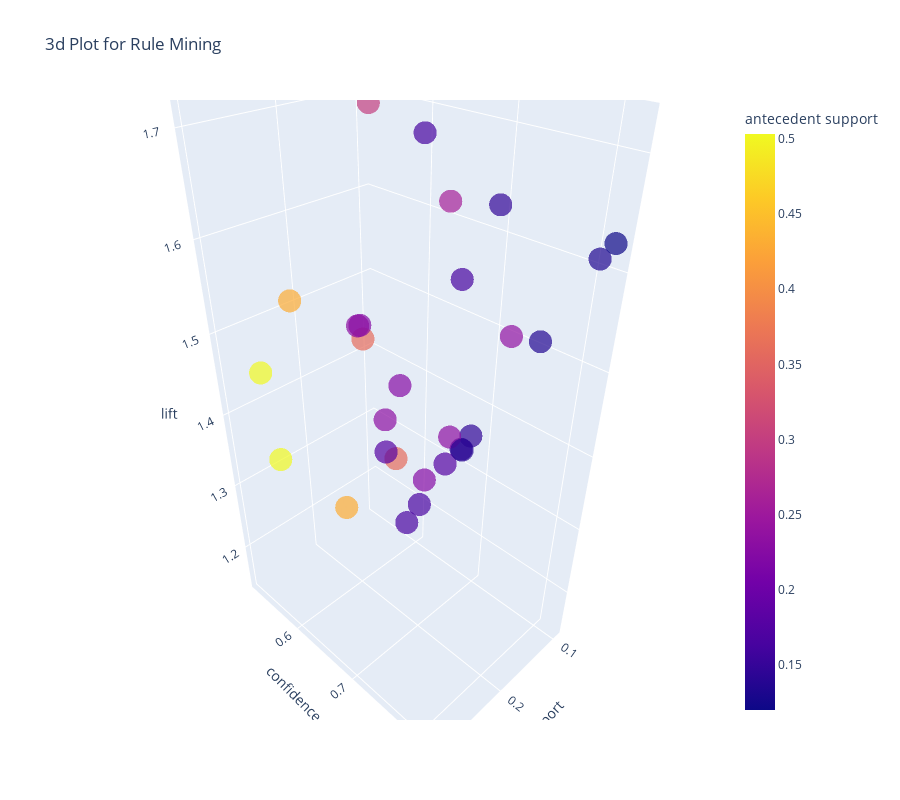

Write notebook code for a chart like this one.
### Code cell
plot_model(rule_APRIORI, plot = '3d')

### Figure 1 — Plotly figure (JSON) as saved in the notebook; plotly's stock layout.template omitted (floating-point values rounded to 4 significant figures)
{"data": [{"customdata": [[" bread", " fresh fruits"], [" chips pretzels", " fresh fruits"], [" fresh vegetables", " fresh fruits"], [" fresh fruits", " fresh vegetables"], [" milk", " fresh fruits"], [" packaged cheese", " fresh fruits"], [" packaged vegetables fruits", " fresh fruits"], [" fresh fruits", " packaged vegetables fruits"], [" soy lactosefree", " fresh fruits"], [" water seltzer sparkling water", " fresh fruits"], [" yogurt", " fresh fruits"], ["fresh fruits", " fresh fruits"], [" milk", " fresh vegetables"], [" packaged cheese", " fresh vegetables"], [" packaged vegetables fruits", " fresh vegetables"], [" fresh vegetables", " packaged vegetables fruits"], [" yogurt", " fresh vegetables"], [" packaged cheese", " packaged vegetables fruits"], [" yogurt", " packaged vegetables fruits"], [" packaged cheese", " fresh vegetables"], [" packaged cheese", " fresh fruits"], [" packaged vegetables fruits", " fresh fruits"], [" packaged vegetables fruits", " fresh vegetables"], [" fresh vegetables", " packaged vegetables fruits"], [" packaged vegetables fruits", " fresh vegetables"], [" fresh vegetables", " fresh fruits"], [" fresh fruits", " fresh vegetables"], [" packaged vegetables fruits", " fresh fruits"], [" fresh fruits", " packaged vegetables fruits"]], "hovertemplate": "support=%{x}<br>confidence=%{y}<br>lift=%{z}<br>antecedents=%{customdata[0]}<br>consequents=%{customdata[1]}<br>antecedent support=%{marker.color}<extra></extra>", "legendgroup": "", "marker": {"color": [0.1474, 0.165, 0.4301, 0.5034, 0.1763, 0.2239, 0.359, 0.5034, 0.1459, 0.1654, 0.2314, 0.1395, 0.1763, 0.2239, 0.359, 0.4301, 0.2314, 0.2239, 0.2314, 0.1468, 0.1352, 0.2357, 0.2598, 0.3003, 0.359, 0.1335, 0.1631, 0.1197, 0.1631], "coloraxis": "coloraxis", "opacity": 0.7, "symbol": "circle"}, "mode": "markers", "name": "", "scene": "scene", "showlegend": false, "type": "scatter3d", "x": [0.09855, 0.0997, 0.3003, 0.3003, 0.1163, 0.1468, 0.2598, 0.2598, 0.09952, 0.09543, 0.1631, 0.09278, 0.09457, 0.1352, 0.2357, 0.2357, 0.1335, 0.1158, 0.1197, 0.103, 0.103, 0.1853, 0.1853, 0.1853, 0.1853, 0.1085, 0.1085, 0.09806, 0.09806], "y": [0.6684, 0.6042, 0.6982, 0.5965, 0.66, 0.6555, 0.7237, 0.516, 0.6823, 0.577, 0.7049, 0.6653, 0.5366, 0.6039, 0.6567, 0.5481, 0.577, 0.517, 0.5173, 0.7015, 0.7614, 0.7859, 0.7131, 0.6169, 0.5161, 0.8129, 0.6653, 0.8191, 0.6011], "z": [1.328, 1.2, 1.387, 1.387, 1.311, 1.302, 1.438, 1.438, 1.355, 1.146, 1.4, 1.322, 1.248, 1.404, 1.527, 1.527, 1.341, 1.44, 1.441, 1.631, 1.513, 1.561, 1.658, 1.719, 1.719, 1.615, 1.547, 1.627, 1.675]}], "layout": {"coloraxis": {"colorbar": {"title": {"text": "antecedent support"}}, "colorscale": [[0, "#0d0887"], [0.1111, "#46039f"], [0.2222, "#7201a8"], [0.3333, "#9c179e"], [0.4444, "#bd3786"], [0.5556, "#d8576b"], [0.6667, "#ed7953"], [0.7778, "#fb9f3a"], [0.8889, "#fdca26"], [1, "#f0f921"]]}, "height": 800, "legend": {"tracegroupgap": 0}, "scene": {"domain": {"x": [0, 1], "y": [0, 1]}, "xaxis": {"title": {"text": "support"}}, "yaxis": {"title": {"text": "confidence"}}, "zaxis": {"title": {"text": "lift"}}}, "title": {"text": "3d Plot for Rule Mining"}, "width": 900}}
